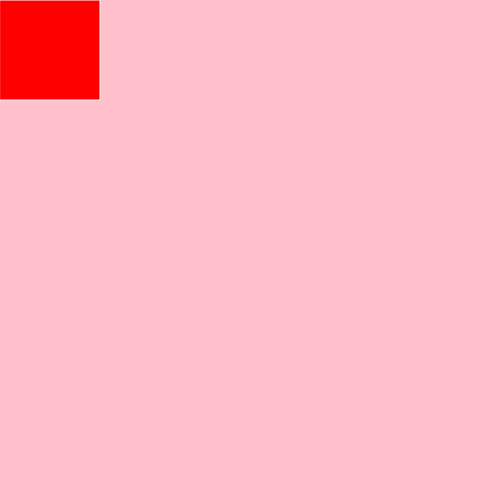
Frame 1 (no input)
Frame 60 (no input): identical to frame 1, image omitted
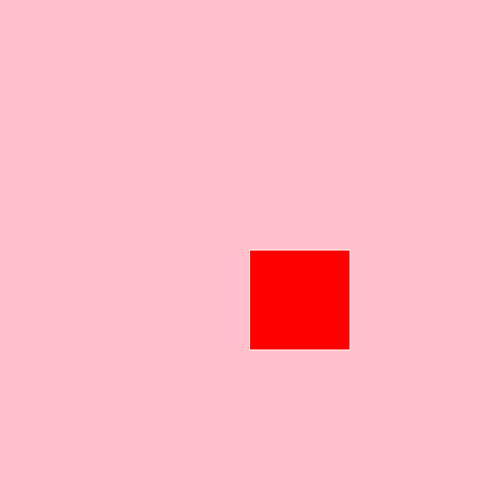
Frame 120 (the mouse pressed at the canvas centre since frame 60)

The p5.js sketch that drew these frames (run headless with seeded random() and noise() and a simulated clock; from frame 60 on, the mouse is pressed at the canvas centre):

// p5.js sketch
// ── sketch.js
function setup() {
  createCanvas(500, 500);
}

function draw() {
  background("pink");
  stroke("withe");
  fill("red");

  // console.log(mouseIsPressed);

  if (mouseIsPressed) {
  }
  rect(mouseX, mouseY, 100, 100);
}
